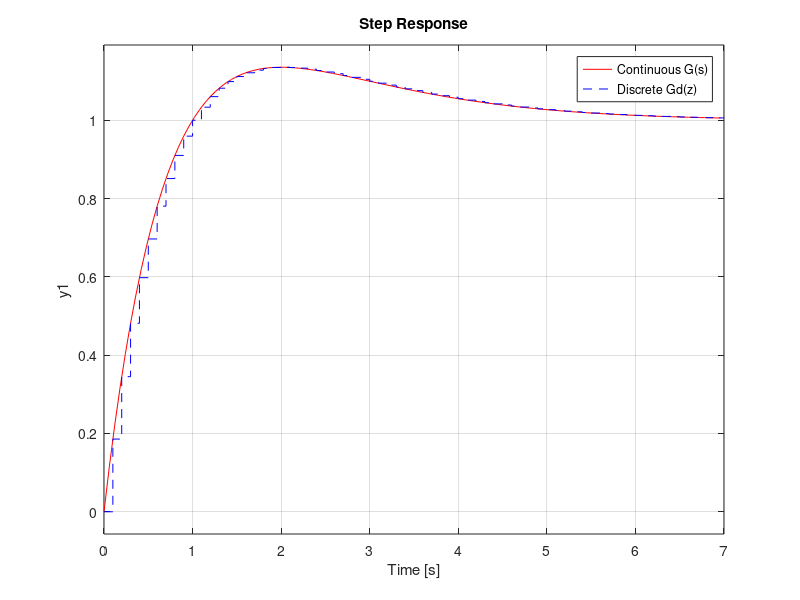

Source code (MATLAB): (Note: this script raises an error after producing the figure.)
%% Problem 1: Discretization
fprintf('\n--- Problem 1 ---\n');
Ts = 0.1; % 샘플링 주기 Ts = 0.1s

% Q1.1: Continuous transfer function 정의 및 ZOH 이산화
s = tf('s');
G = (2*s + 1) / (s^2 + 2*s + 1);
Gd = c2d(G, Ts, 'zoh');

disp('연속 전달함수 G(s):');
disp(G);
disp('이산 전달함수 Gd(z) [Ts = 0.1s]:');
disp(Gd);

% Q1.2: 연속계 및 이산계 계단 응답(Step Response) 비교 시각화
f1 = figure(1);
step(G, 'r-', Gd, 'b--');
legend('Continuous G(s)', 'Discrete Gd(z)', 'Location', 'Best');
setup_figure(f1, 'Question 1.2: Step Response Comparison (G vs Gd)');
